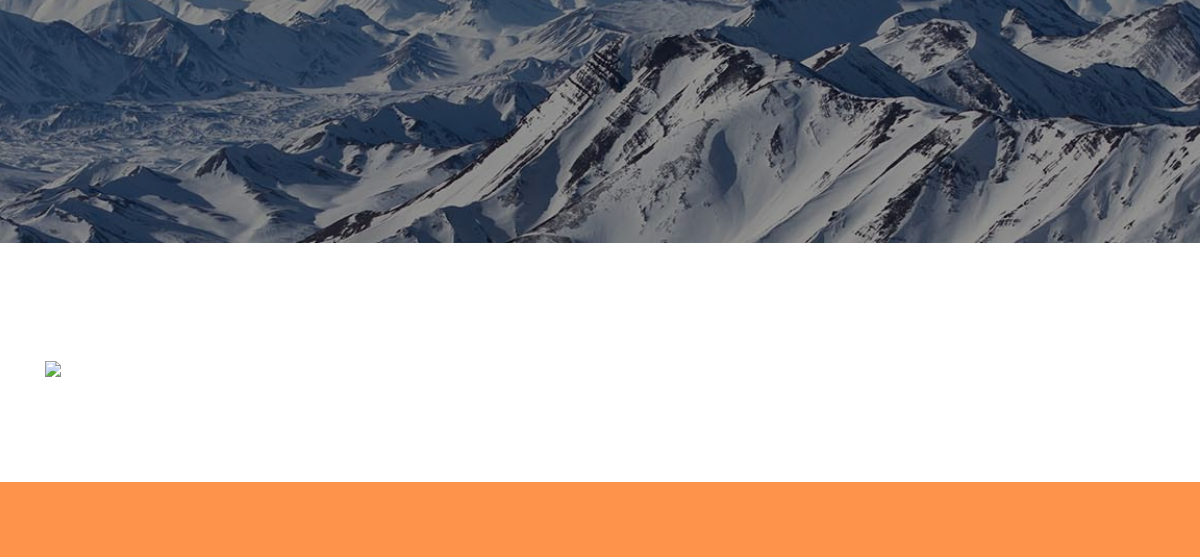
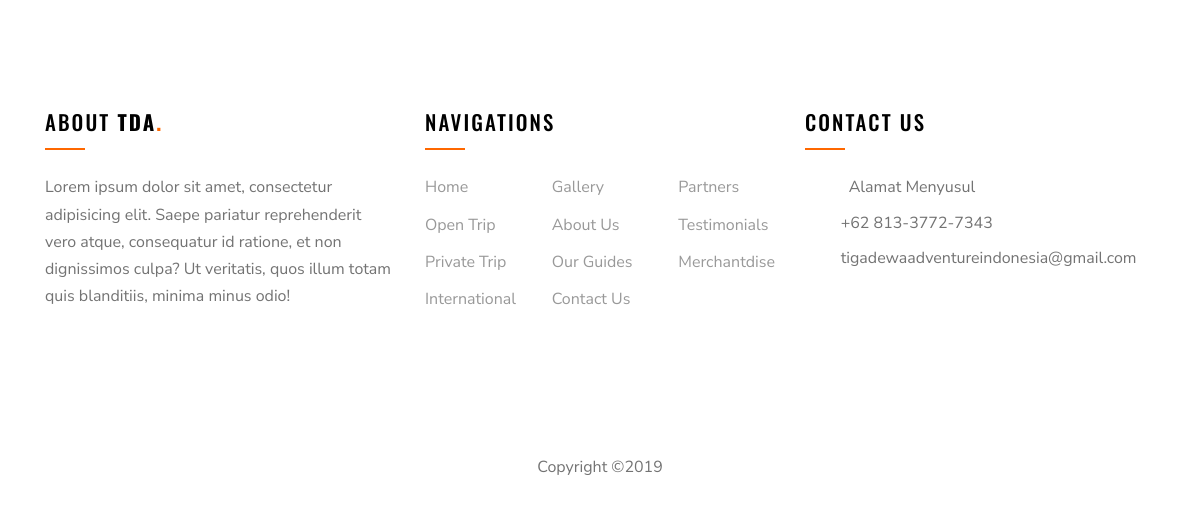
Before: /index.php/about/aboutus (lower part) with the older database file (2 pictures, top to bottom).
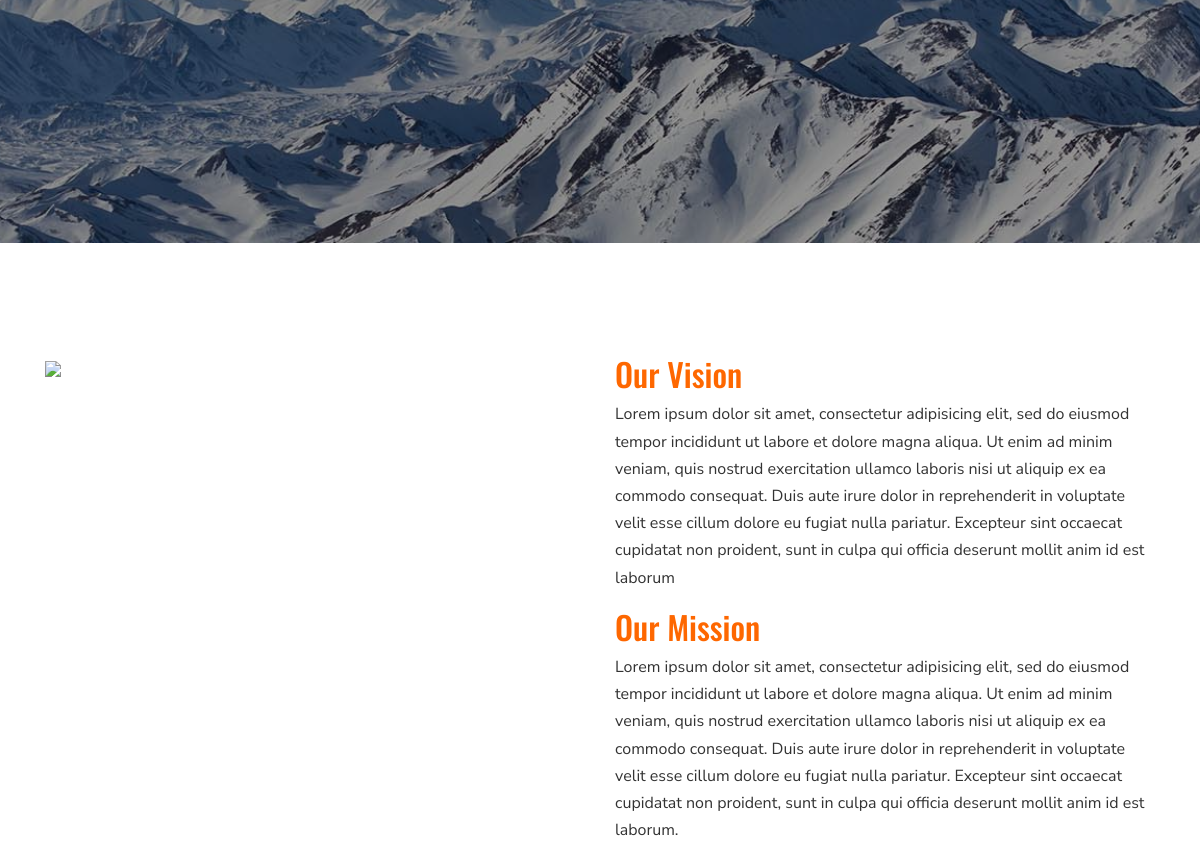
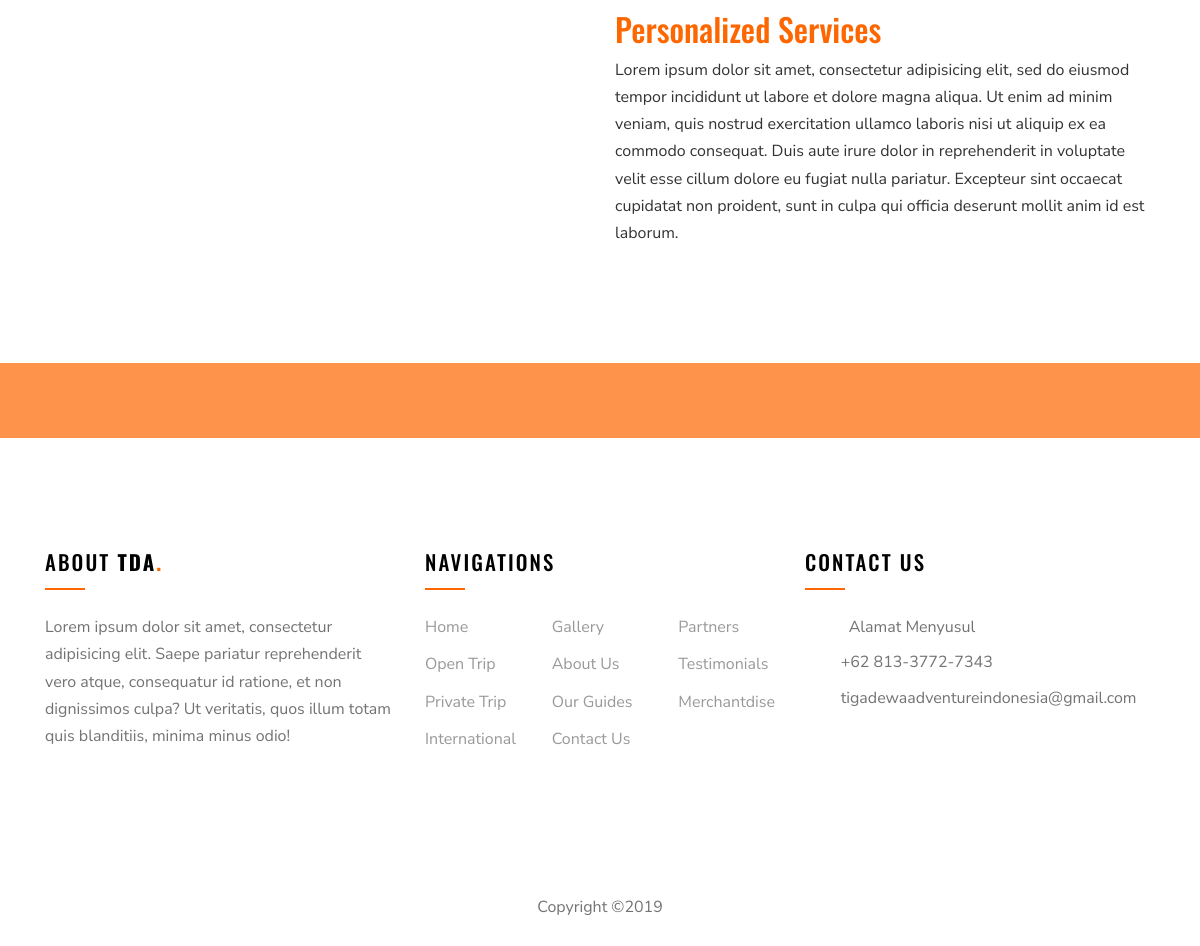
After: the same page with the newer database file (2 pictures, top to bottom).
### tables this page shows
CREATE TABLE `about` (
  `id_about` int(11) NOT NULL,
  `visi` text NOT NULL,
  `misi` text NOT NULL,
  `layanan` text NOT NULL
);

### application/controllers/About.php (called while the page is built, shortened)
<?php
class About extends CI_Controller {
	public function __construct()
	{
		$this->load->model('About_model', 'am');
		$this->load->model('Admin_model', 'adm');
	}
	public function aboutus()
	{
		$data['about'] = $this->adm->getAbout();
		$this->load->view('user/aboutus', $data);
	}
}

### index.php (called while the page is built, shortened)
<?php
require_once BASEPATH.'core/CodeIgniter.php';

### application/models/Admin_model.php (called while the page is built, shortened)
<?php
class Admin_model extends CI_Model {
  public function getAbout()
  {
    return $this->db->get('about')->result();
  }
}

### application/views/user/aboutus.php (the view, shortened to what the changed rows need)
<!DOCTYPE html>
<html lang="en">
  <head>
    <link rel="stylesheet" href="<?=base_url()?>assets/fonts/icomoon/style.css">
    <link rel="stylesheet" href="<?=base_url()?>assets/css/bootstrap.min.css">
    <link rel="stylesheet" href="<?=base_url()?>assets/css/magnific-popup.css">
    <link rel="stylesheet" href="<?=base_url()?>assets/css/jquery-ui.css">
    <link rel="stylesheet" href="<?=base_url()?>assets/css/owl.carousel.min.css">
    <link rel="stylesheet" href="<?=base_url()?>assets/css/owl.theme.default.min.css">
    <link rel="stylesheet" href="<?=base_url()?>assets/css/bootstrap-datepicker.css">
    <link rel="stylesheet" href="<?=base_url()?>assets/css/mediaelementplayer.css">
    <link rel="stylesheet" href="<?=base_url()?>assets/css/animate.css">
    <link rel="stylesheet" href="<?=base_url()?>assets/fonts/flaticon/font/flaticon.css">
    <link rel="stylesheet" href="<?=base_url()?>assets/css/fl-bigmug-line.css">
    <link rel="stylesheet" href="https://use.fontawesome.com/releases/v5.6.3/css/all.css">
    <link rel="stylesheet" href="<?=base_url()?>assets/css/aos.css">
    <link rel="stylesheet" href="<?=base_url()?>assets/css/style.css">
  </head>
  <body>
    <div class="site-section">
      <div class="container">
        <div class="row">
          <?php foreach ($about as $a ) {
            echo '
              <div class="col-md-12 col-lg-6">
              <h2 style="color: #fe6700">Our Vision</h2>
              <p>'.$a->visi.'</p>
              <h2 style="color: #fe6700">Our Mission</h2>
              <p>'.$a->misi.'</p>
              <h2 style="color: #fe6700">Personalized Services</h2>
              <p>'.$a->layanan.'</p>
            </div>
            ';
          }?>
        </div>
    </div>
      </div>
  </body>
</html>

Changed rows visible on the page:
added about: visi "Lorem ipsum dolor sit amet, consectetur adipisicing elit, sed do eiusmod tempor incididunt ut labore et dolore magna aliqua. Ut enim ad minim veniam, quis nostrud exercitation ullamco laboris nisi ut aliquip ex ea commodo consequat. Duis aute irure dolor in reprehenderit in voluptate velit esse cillum dolore eu fugiat nulla pariatur. Excepteur sint occaecat cupidatat non proident, sunt in culpa qui officia deserunt mollit anim id est laborum", misi "Lorem ipsum dolor sit amet, consectetur adipisicing elit, sed do eiusmod tempor incididunt ut labore et dolore magna aliqua. Ut enim ad minim veniam, quis nostrud exercitation ullamco laboris nisi ut aliquip ex ea commodo consequat. Duis aute irure dolor in reprehenderit in voluptate velit esse cillum dolore eu fugiat nulla pariatur. Excepteur sint occaecat cupidatat non proident, sunt in culpa qui officia deserunt mollit anim id est laborum.", layanan "Lorem ipsum dolor sit amet, consectetur adipisicing elit, sed do eiusmod tempor incididunt ut labore et dolore magna aliqua. Ut enim ad minim veniam, quis nostrud exercitation ullamco laboris nisi ut aliquip ex ea commodo consequat. Duis aute irure dolor in reprehenderit in voluptate velit esse cillum dolore eu fugiat nulla pariatur. Excepteur sint occaecat cupidatat non proident, sunt in culpa qui officia deserunt mollit anim id est laborum."
